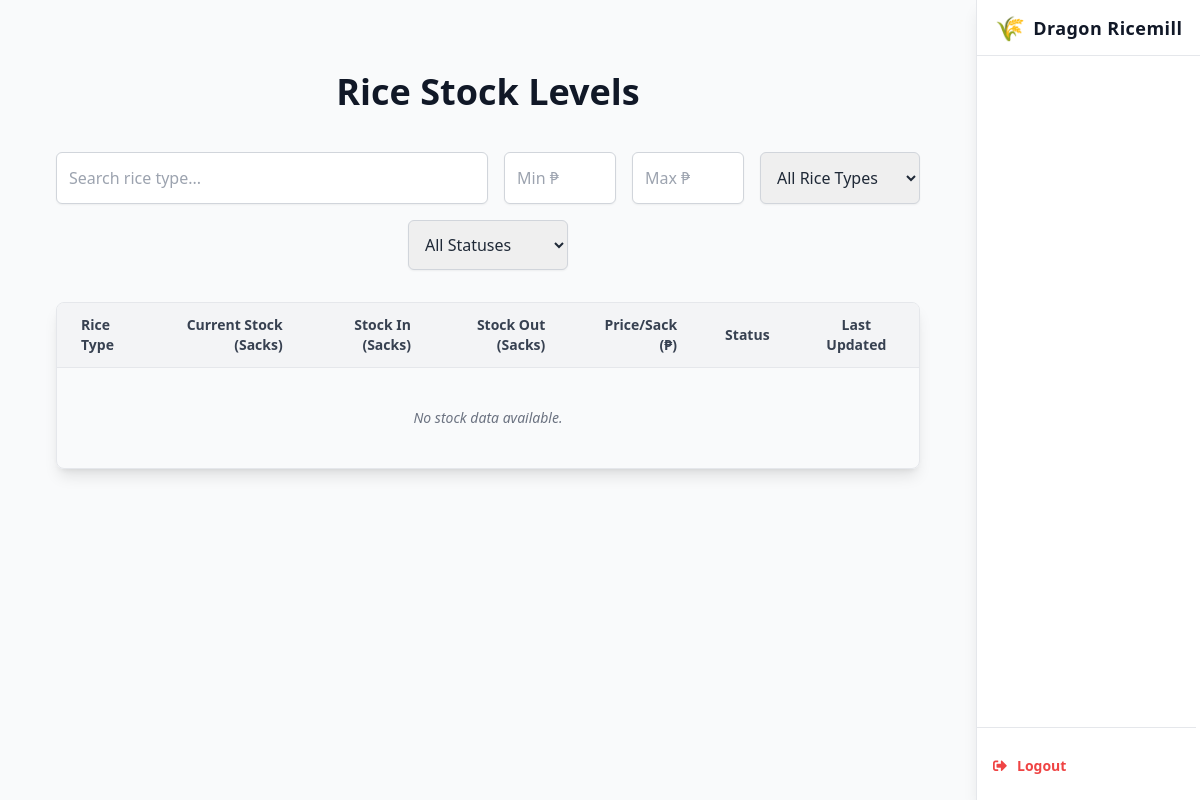
The app's page /viewstocklevel/, older data.
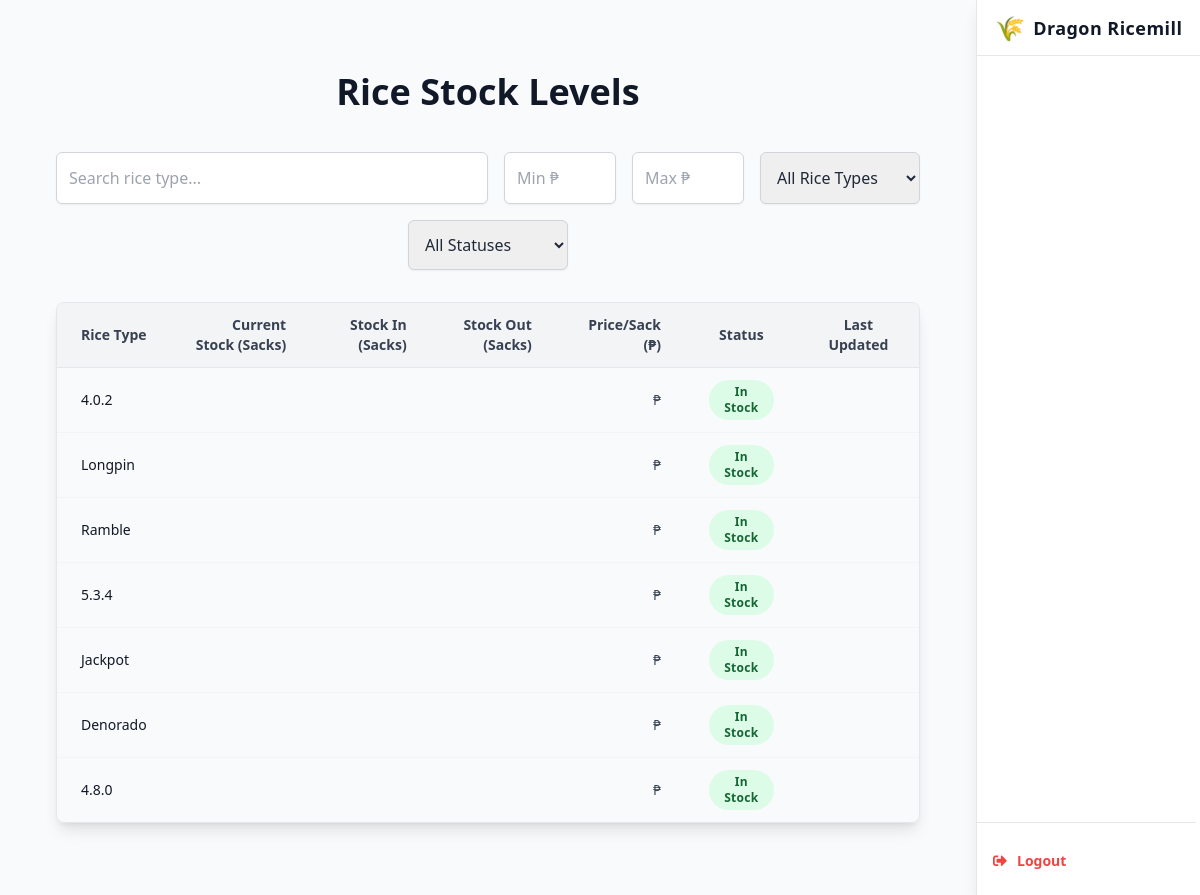
The same page, newer data.
### webapp/models.py (models this page shows, shortened)
class Rice(models.Model):
    riceID = models.AutoField(primary_key=True)
    rice_type = models.CharField(max_length=100, unique=True)
    description = models.TextField(blank=True, null=True)
    is_active = models.BooleanField(default=True)
    class Meta:
        db_table = 'Rice'

### webapp/views.py (the view)
# urls.py: path("viewstocklevel/", views.viewstocklevel, name="viewstocklevel"),
def viewstocklevel(request):
    rice_data = Rice.objects.all()
    return render(request, "viewstocklevel.html", {
        'stock_data': rice_data
    })

### webapp/templates/viewstocklevel.html (shortened to what this page needs)
{% load humanize %}
<!DOCTYPE html>
<html lang="en">
<head>
  <script src="https://cdn.tailwindcss.com"></script>
  <link href="https://cdnjs.cloudflare.com/ajax/libs/font-awesome/5.15.3/css/all.min.css" rel="stylesheet" />
</head>
<body class="bg-gray-100 text-gray-800 min-h-screen font-sans leading-relaxed overflow-x-hidden">
<header class="fixed top-0 right-0 h-screen w-56 bg-white shadow-lg flex flex-col z-50 border-l border-gray-200">
  <div class="h-14 flex items-center justify-center border-b border-gray-200">
    <a href="#" class="flex items-center space-x-2 select-none text-gray-900 font-bold text-lg tracking-wide">
      <span class="text-yellow-500 text-2xl">🌾</span>
      <span>Dragon Ricemill</span>
    </a>
  </div>
  <nav class="flex-1 flex flex-col py-1 pr-1 overflow-y-auto scrollbar-hide">
    <div class="border-t border-gray-200 mt-auto px-2 py-4">
      <a href="{% url 'logout' %}" onclick="return confirm('Logout?');" class="flex items-center space-x-2 px-2 py-1 rounded text-sm hover:bg-red-100 hover:text-red-600 transition font-semibold text-red-500 mt-2">
        <i class="fas fa-sign-out-alt w-4"></i>
        <span>Logout</span>
      </a>
    </div>
  </nav>
</header>
<div class="mr-56 min-h-screen bg-gray-50">
  <main class="max-w-screen-xl mx-auto px-4 py-6 sm:px-6 lg:px-8">
<main class="container mx-auto px-6 py-12">
  <h2 class="text-4xl font-extrabold text-gray-900 mb-10 text-center">Rice Stock Levels</h2>
  <div class="flex flex-wrap gap-4 justify-center max-w-5xl mx-auto mb-8">
    <input
      id="searchInput"
      type="text"
      placeholder="Search rice type..."
      class="flex-grow min-w-[220px] max-w-lg p-3 border border-gray-300 rounded-md shadow-sm
             focus:outline-none focus:ring-2 focus:ring-blue-600 focus:border-blue-600 transition"
    />
    <input
      id="minPrice"
      type="number"
      placeholder="Min ₱"
      class="w-28 p-3 border border-gray-300 rounded-md shadow-sm
             focus:outline-none focus:ring-2 focus:ring-blue-600 focus:border-blue-600 transition"
      min="0"
    />
    <input
      id="maxPrice"
      type="number"
      placeholder="Max ₱"
      class="w-28 p-3 border border-gray-300 rounded-md shadow-sm
             focus:outline-none focus:ring-2 focus:ring-blue-600 focus:border-blue-600 transition"
      min="0"
    />
    <select
      id="riceTypeFilter"
      class="w-40 p-3 border border-gray-300 rounded-md shadow-sm
             focus:outline-none focus:ring-2 focus:ring-blue-600 focus:border-blue-600 transition"
    >
      <option value="">All Rice Types</option>
    </select>
    <select
      id="statusFilter"
      class="w-40 p-3 border border-gray-300 rounded-md shadow-sm
             focus:outline-none focus:ring-2 focus:ring-blue-600 focus:border-blue-600 transition"
    >
      <option value="">All Statuses</option>
    </select>
  </div>
  <div class="overflow-x-auto rounded-lg border border-gray-200 shadow-lg">
    <table class="min-w-full divide-y divide-gray-200 text-sm">
      <thead class="bg-gray-100">
        <tr>
          <th class="px-6 py-3 text-left font-semibold text-gray-700">Rice Type</th>
          <th class="px-6 py-3 text-right font-semibold text-gray-700">Current Stock (Sacks)</th>
          <th class="px-6 py-3 text-right font-semibold text-gray-700">Stock In (Sacks)</th>
          <th class="px-6 py-3 text-right font-semibold text-gray-700">Stock Out (Sacks)</th>
          <th class="px-6 py-3 text-right font-semibold text-gray-700">Price/Sack (₱)</th>
          <th class="px-6 py-3 text-center font-semibold text-gray-700">Status</th>
          <th class="px-6 py-3 text-center font-semibold text-gray-700">Last Updated</th>
        </tr>
      </thead>
      <tbody class="divide-y divide-gray-100">
        {% for rice in stock_data %}
          <tr class="hover:bg-blue-50 transition">
            <td class="px-6 py-3 rice-type font-medium text-gray-900">{{ rice.rice_type }}</td>
            <td class="px-6 py-3 text-right text-gray-700">{{ rice.current_stock }}</td>
            <td class="px-6 py-3 text-right text-gray-700">{{ rice.stock_in }}</td>
            <td class="px-6 py-3 text-right text-gray-700">{{ rice.stock_out }}</td>
            <td class="px-6 py-3 text-right price text-gray-700">₱{{ rice.price_per_sack|floatformat:2|intcomma }}</td>
            <td class="px-6 py-3 text-center status">
              {% if rice.current_stock == 0 %}
                <span class="inline-block bg-red-100 text-red-800 text-xs font-semibold px-3 py-1 rounded-full tracking-wide">Out of Stock</span>
              {% elif rice.current_stock <= 100 %}
                <span class="inline-block bg-yellow-100 text-yellow-800 text-xs font-semibold px-3 py-1 rounded-full tracking-wide">Low Stock</span>
              {% else %}
                <span class="inline-block bg-green-100 text-green-800 text-xs font-semibold px-3 py-1 rounded-full tracking-wide">In Stock</span>
              {% endif %}
            </td>
            <td class="px-6 py-3 text-center text-gray-500 text-xs">{{ rice.last_updated|date:"M d, Y - g:i A" }}</td>
          </tr>
        {% empty %}
          <tr>
            <td colspan="7" class="text-center py-10 text-gray-500 italic">No stock data available.</td>
          </tr>
        {% endfor %}
      </tbody>
    </table>
  </div>
</main>
</body>
</html>

### webapp/templates/viewstocklevel.html (style rules this page uses)
html { scroll-behavior: smooth; }
.scrollbar-hide { -ms-overflow-style: none; scrollbar-width: none; }

Row changes from the older to the newer data that the page shows:
added Rice: rice_type "4.0.2"
added Rice: rice_type "Longpin"
added Rice: rice_type "Ramble"
added Rice: rice_type "5.3.4"
added Rice: rice_type "Jackpot"
added Rice: rice_type "Denorado"
added Rice: rice_type "4.8.0"
Text that changed along with them:
text no longer shown: "No stock data available."
